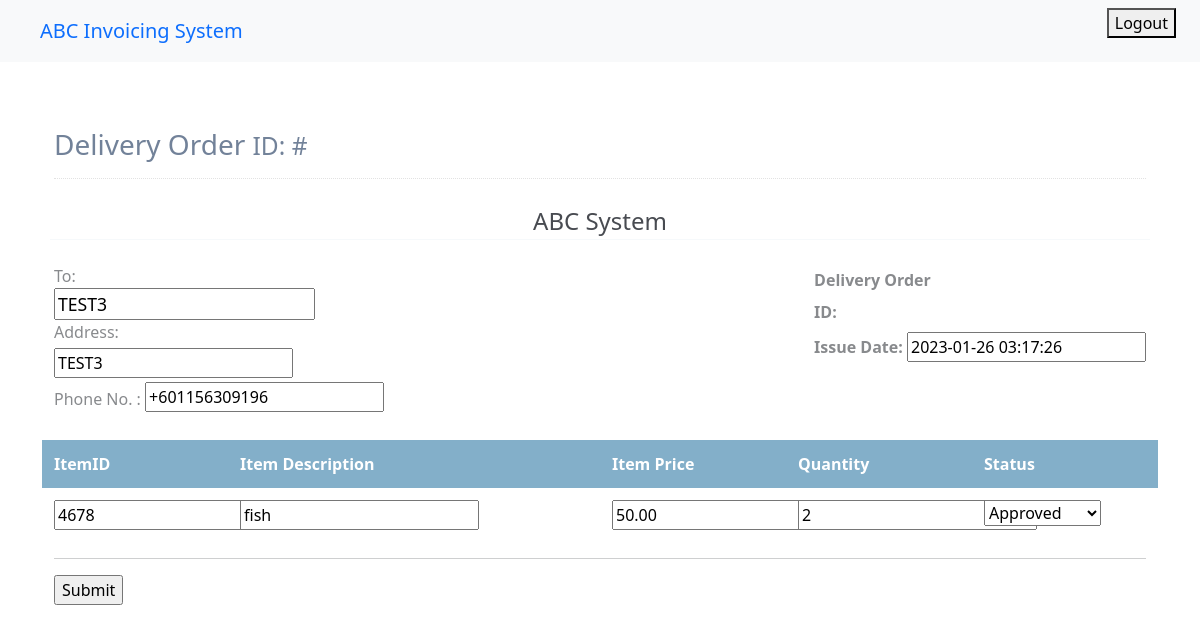
The app's page /deliveryorder/courierList/27/ (signed in) with its own data.
### deliveryorder/models.py (models this page shows, shortened)
class DeliveryOrderForm(models.Model):
    deliveryOrderID = models.AutoField(unique=True,primary_key=True)
    vendorName = models.CharField(default = 'vendorname', max_length=30)
    vendorAddress = models.CharField(default = 'Cyberjaya' ,max_length=200)
    recipientName = models.CharField(default = 'recipientName',max_length=30)
    recipientPhone = PhoneNumberField(blank=False)
    recipientAddress = models.CharField(default = 'recipientaddress',max_length=200)
    deliveryOrderDate = models.DateTimeField(default=timezone.now)
    deliveryOrderStatus = models.IntegerField(default=Status.pending,choices=Status.choices)
    courierStatus = models.IntegerField(default = Status.pending,choices=Status.choices)
    invoiceStatus = models.IntegerField(default = Status.pending,choices=Status.choices)
    invoiceCreated = models.BooleanField(default=False)
    itemID = models.IntegerField(default = 0)
    itemPrice = models.DecimalField(default=0,max_digits=19,decimal_places=2)
    itemDescription = models.CharField(default = 'empty',max_length=30)
    itemQuantity = models.IntegerField(default=0)
    invoiceTotal = models.DecimalField(default=0,max_digits=19,decimal_places=2)

### deliveryorder/views.py (the view, shortened to what this page needs)
# urls.py: path('courierList/<int:deliveryOrderID>/',views.courierDetails,name='courierdetails'),
@login_required
def courierDetails(request,deliveryOrderID):
    submitted = False
    template_name = 'deliveryorder/updateCourierDeliveryOrder.html'
    delivery = DeliveryOrderForm.objects.get(pk=deliveryOrderID)
    form = courierForm(instance=delivery)
    context= {
            'submitted':submitted,
            'form':form
        }
    return render(request,template_name,context)

### deliveryorder/forms.py
class courierForm(ModelForm):
    class Meta:
        model = DeliveryOrderForm
        fields = [
    'recipientName',
    'recipientPhone',
    'recipientAddress',
    'deliveryOrderDate',
    'itemID',
    'itemPrice',
    'itemDescription',
    'itemQuantity',
    'courierStatus']

### deliveryorder/templates/deliveryorder/updateCourierDeliveryOrder.html (shortened to what this page needs)
{% extends "homepage/base.html" %}
{% block content%}
    <link href="https://cdn.jsdelivr.net/npm/bootstrap@5.0.2/dist/css/bootstrap.min.css" rel="stylesheet">
    <link href="https://cdn.jsdelivr.net/npm/bootstrap@5.0.2/dist/css/bootstrap.min.css" rel="stylesheet">
    {% if submitted == False %}
    <form method = "POST">
        <div class="page-content container">
            <div class="page-header text-blue-d2">
                <h1 class="page-title text-secondary-d1">
                    Delivery Order
                    <small class="page-info">
                        ID: #{{form.deliveryOrderID}}
                    </small>
                </h1>
            </div>
            <div class="container px-0">
                <div class="row mt-4">
                    <div class="col-12 col-lg-12">
                        <div class="row">
                            <div class="col-12">
                                <div class="text-center text-150">
                                    <span class="text-default-d3">ABC System</span>
                                </div>
                            </div>
                        </div>
                        <hr class="row brc-default-l1 mx-n1 mb-4" />
                        <div class="row">
                            <div class="col-sm-6">
                                <div>
                                    <span class="text-sm text-grey-m2 align-middle">To:</span><br>
                                    <span class="text-600 text-110 text-blue align-middle">{{form.recipientName}}</span>
                                </div>
                                <div class="text-grey-m2">
                                    Address:
                                    <div class="my-1 align-middle">
                                    {{form.recipientAddress}}
                                    </div>
                                    <div class="my-1">
                                    <span class="text-sm text-grey-m2 align-middle">Phone No. :</span>
                                     <b class="text-600">{{form.recipientPhone}}</b></div>
                                    </div>
                            </div>
                            <div class="text-95 col-sm-6 align-self-start d-sm-flex justify-content-end">
                                <div class="text-grey-m2">
                                    <div class="mt-1 mb-2 text-secondary-m1 text-600 text-125">
                                        Delivery Order
                                    </div>
                                    <div class="my-2"> <span class="text-600 text-90">ID:</span>{{deliveryOrderID.nextid}}</div>
                                    <div class="my-2"> <span class="text-600 text-90">Issue Date:</span> {{form.deliveryOrderDate}}</div>
                                </div>
                            </div>
                        </div>
                        <div class="mt-4">
                            <div class="row text-600 text-white bgc-default-tp1 py-25">
                                <div class="col-9 col-sm-2">ItemID</div>
                                <div class="d-none d-sm-block  col-sm-4">Item Description</div>
                                <div class="d-none d-sm-block col-sm-2">Item Price</div>
                                <div class="d-none d-sm-block col-sm-2">Quantity</div>
                                <div class="d-none d-sm-block col-sm-2">Status</div>
                            </div>
                            <div class="text-95 text-secondary-d3">
                                <div class="row mb-2 mb-sm-0 py-25">
                                    <div class="col-9 col-sm-2" id = 'itemID'>{{form.itemID}}</div>
                                    <div class="d-none d-sm-block col-sm-4" id = 'itemDescription'>{{form.itemDescription}}</div>
                                    <div class="d-none d-sm-block col-sm-2">{{ form.itemPrice }}</div>
                                    <div class="d-none d-sm-block col-sm-2 " id = 'itemQuantity'>{{form.itemQuantity}}</div>
                                    <div class="d-none d-sm-block col-sm-2 " >{{ form.courierStatus }}</div>
                                </div>
                            </div>
                            <hr />
                        </div>
                    </div>
                </div>
            </div>
            <input type = "submit" name = "Submit">
        </div>
    </form>
    {% endif %}
    {% endblock content %}

### login/templates/homepage/base.html (style rules this page uses)
body { padding-top:100px; }

### deliveryorder/templates/deliveryorder/updateCourierDeliveryOrder.html (style rules this page uses)
body { margin-top:20px; color: #484b51; }
.text-secondary-d1 { color: #728299!important; }
.page-header { margin: 0 0 1rem; padding-bottom: 1rem; padding-top: .5rem; border-bottom: 1px dotted #e2e2e2; display: -ms-flexbox; display: flex; -ms-flex-pack: justify; justify-content: space-between; -ms-flex-align: center; align-items: center; }
.page-title { padding: 0; margin: 0; font-size: 1.75rem; font-weight: 300; }
.brc-default-l1 { border-color: #dce9f0!important; }
.ml-n1, .mx-n1 { margin-left: -.25rem!important; }
.mr-n1, .mx-n1 { margin-right: -.25rem!important; }
.mb-4, .my-4 { margin-bottom: 1.5rem!important; }
hr { margin-top: 1rem; margin-bottom: 1rem; border: 0; border-top: 1px solid rgba(0,0,0,.1); }
.text-grey-m2 { color: #888a8d!important; }
.font-bolder, .text-600 { font-weight: 600!important; }
.text-110 { font-size: 110%!important; }
.text-blue { color: #478fcc!important; }
.pb-25, .py-25 { padding-bottom: .75rem!important; }
.pt-25, .py-25 { padding-top: .75rem!important; }
.bgc-default-tp1 { background-color: rgba(121,169,197,.92)!important; }
.text-150 { font-size: 150%!important; }

### records on screen
DeliveryOrderForm: recipientName "TEST3", recipientAddress "TEST3", recipientPhone "+601156309196", deliveryOrderDate "2023-01-26 03:17:26", itemID "4678", itemDescription "fish", itemPrice "50.00", itemQuantity "2", courierStatus "Approved"
